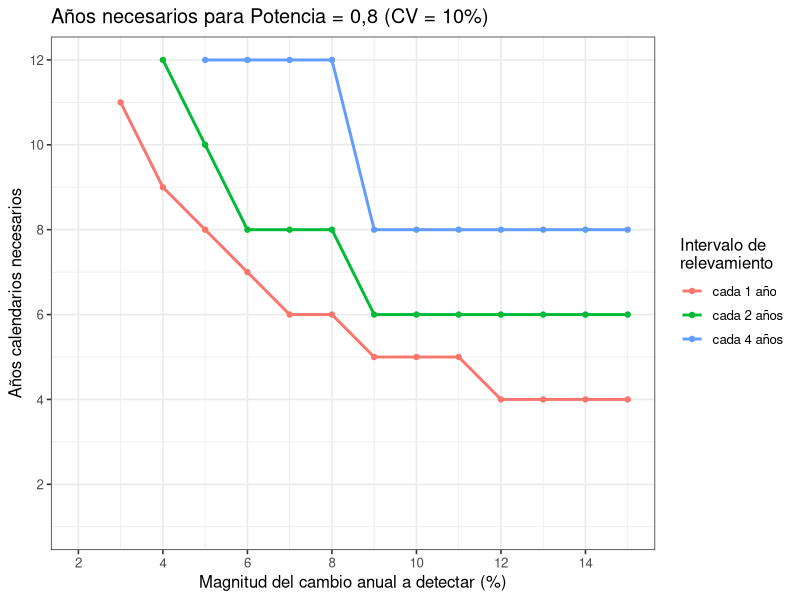
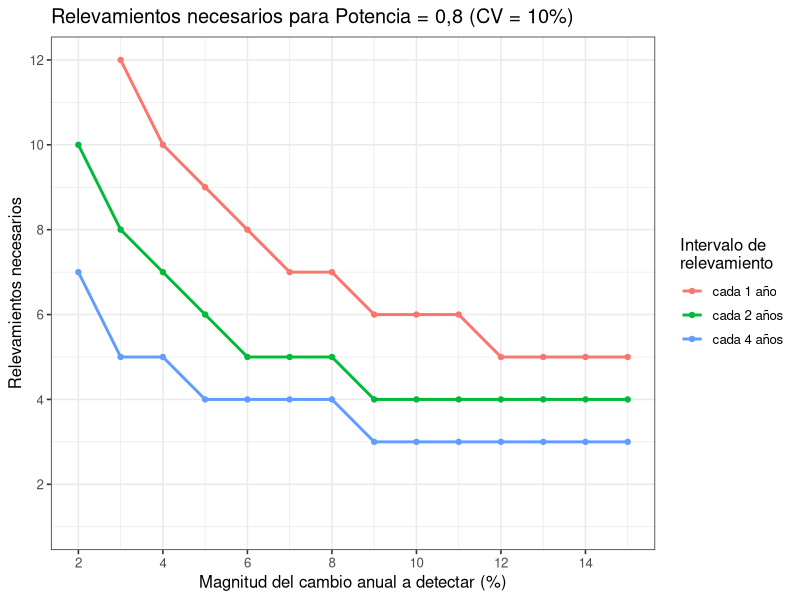
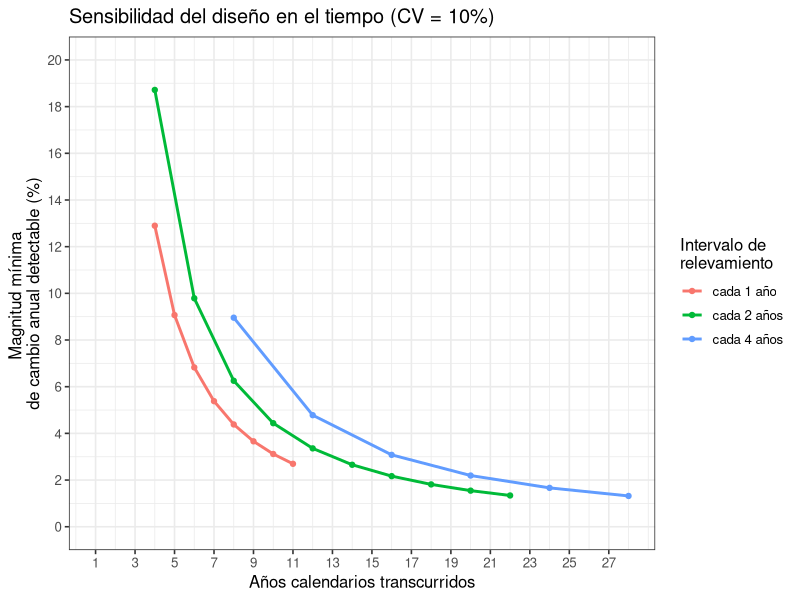
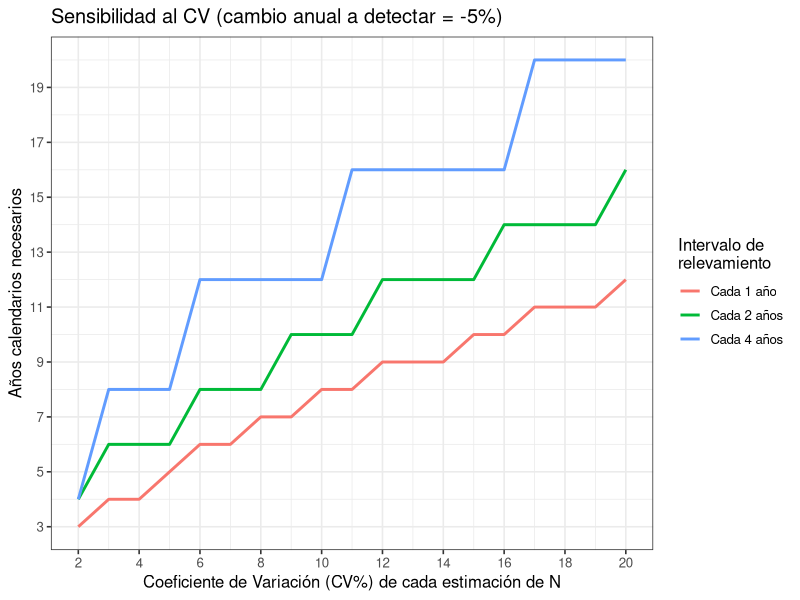
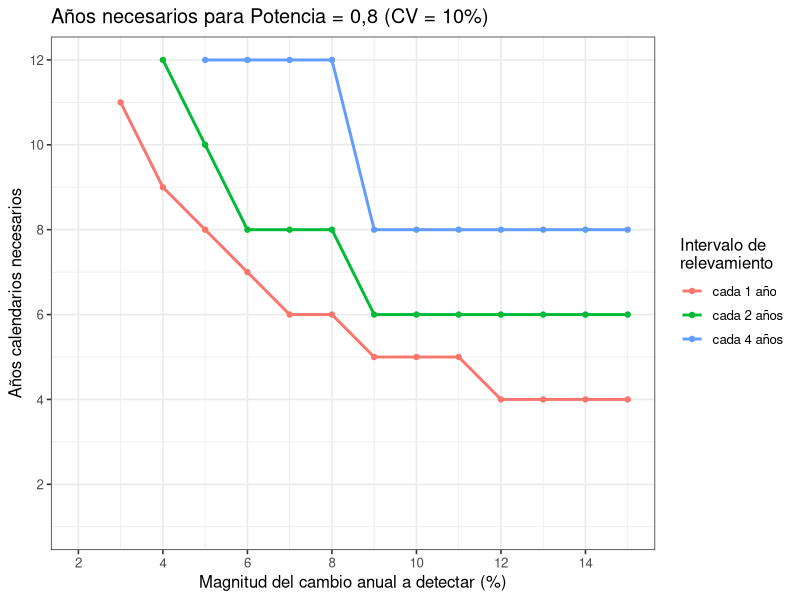
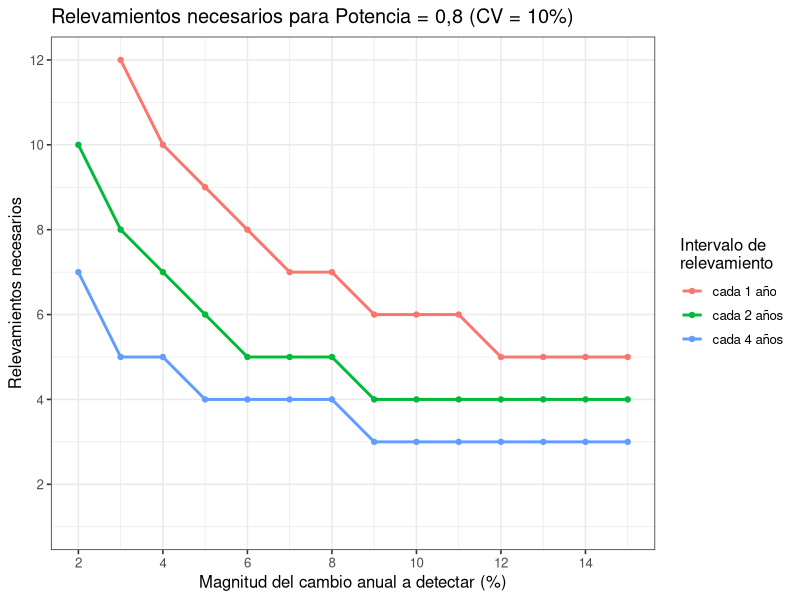
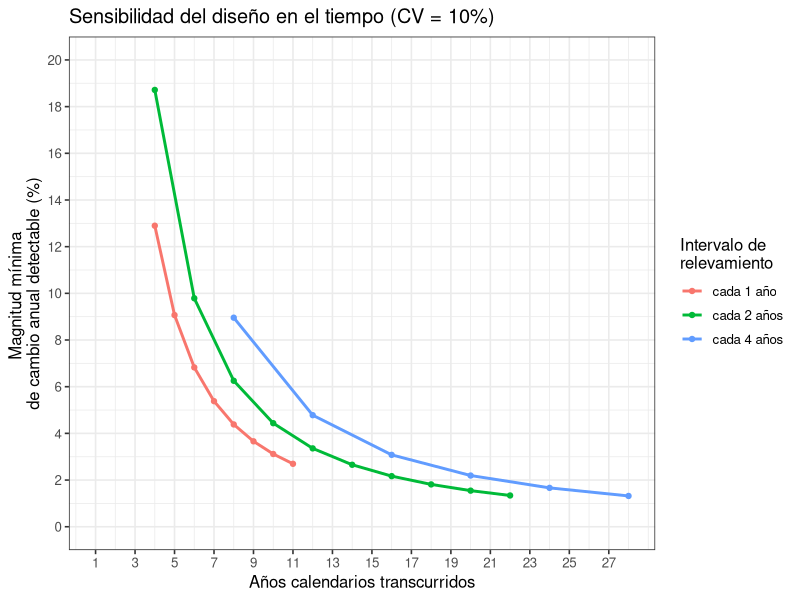
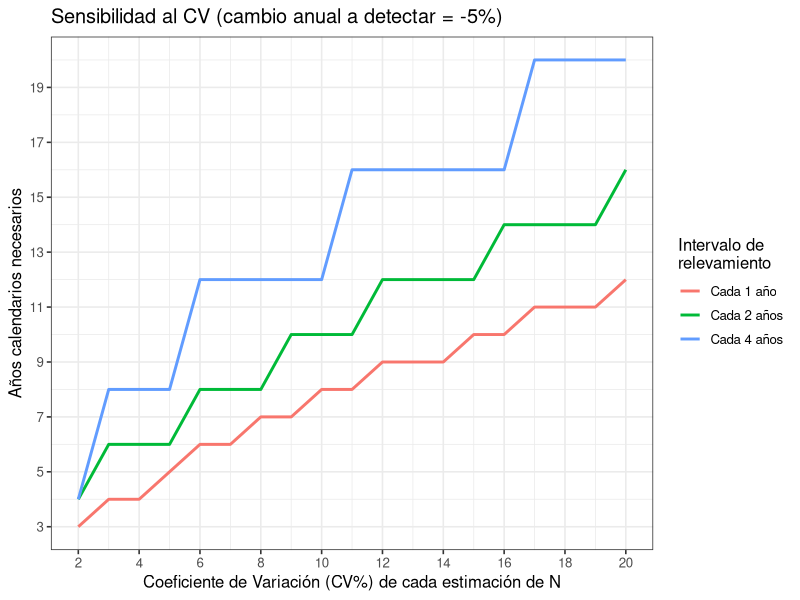

These charts were generated, in order, by the following R code:
## ---- chunk 1
knitr::opts_chunk$set(echo = TRUE, fig.width = 7, fig.height = 4.5)
## ---- chunk 2
library(tidyverse)
## ---- chunk 3
n_relevamientos_necesarios <- function(CV, lambda, alpha = 0.05, power = 0.8, tau = 4) {
  z_alpha <- qnorm(1 - alpha / 2)
  z_beta  <- qnorm(power)
  ln_lambda <- log(lambda)
  ns <- 1 + ( (12 * (z_alpha + z_beta)^2 * CV^2) / (tau^2 * ln_lambda^2) )^(1/3)
  ceiling(ns)
}

anios_calendario <- function(ns, tau = 4) {
  (ns - 1) * tau
}

magnitud_minima_detectable <- function(ns, CV, alpha = 0.05, power = 0.8, tau = 4) {
  z_alpha <- qnorm(1 - alpha / 2)
  z_beta  <- qnorm(power)
  ln_lambda_min <- sqrt(12) * (z_alpha + z_beta) * CV / (tau * (ns - 1)^1.5)
  lambda_min <- exp(ln_lambda_min)
  (lambda_min - 1) * 100
}
## ---- chunk 4
# reemplazar por el CV real de tu modelo PoissonMR (tabla_resumen_zero$N_CV)
CV_referencia <- 0.1

# los tres esquemas de intervalo a comparar
intervalos <- c(1, 2, 4)

# grilla de tasas de cambio anual a detectar (negativo = declive), en %
grilla_cambio <- seq(-2, -15, by = -1)
## ---- chunk 5
datos_anios <- expand_grid(
  tau        = intervalos,
  cambio_pct = grilla_cambio
) %>%
  mutate(
    lambda           = 1 + cambio_pct / 100,
    relevamientos    = pmap_dbl(list(CV_referencia, lambda, tau),
                                 ~ n_relevamientos_necesarios(..1, ..2, tau = ..3)),
    anios_calendario = anios_calendario(relevamientos, tau),
    tau_lab          = paste0("cada ", tau, " año", ifelse(tau == 1, "", "s"))
  )
## ---- chunk 6
ggplot(datos_anios, aes(x = abs(cambio_pct), y = anios_calendario,
                         color = tau_lab, group = tau_lab)) +
  geom_line(linewidth = 1) +
  geom_point(size = 1.5) +
  labs(
    x = "Magnitud del cambio anual a detectar (%)",
    y = "Años calendarios necesarios",
    color = "Intervalo de\nrelevamiento",
    title = paste0("Años necesarios para Potencia = 0,8 (CV = ", CV_referencia*100, "%)")
  ) +
  theme_bw(base_size = 12) +
    scale_x_continuous(breaks = seq(2, 16,by = 2)) +
  scale_y_continuous(limits = c(1, 12),
                   breaks = seq(0,12,by=2))
 

ggsave("Años vs Magnitud.png", width=15, heigh=10, units="cm")
## ---- chunk 7
ggplot(datos_anios, aes(x = abs(cambio_pct), y = relevamientos,
                         color = tau_lab, group = tau_lab)) +
  geom_line(linewidth = 1) +
  geom_point(size = 1.5) +
  labs(
    x = "Magnitud del cambio anual a detectar (%)",
    y = "Relevamientos necesarios",
    color = "Intervalo de\nrelevamiento",
    title = paste0("Relevamientos necesarios para Potencia = 0,8 (CV = ", CV_referencia*100, "%)")
  ) +
  theme_bw(base_size = 12)+
  scale_x_continuous(breaks = seq(2, 16,by = 2)) +
  scale_y_continuous(limits = c(1, 12),
                   breaks = seq(0,12,by=2))

ggsave("Relevamientos vs Cambio Porcentual.png", width=15, heigh=10, units="cm")
## ---- chunk 8
datos_magnitud <- expand_grid(
  tau           = intervalos,
  relevamientos = 2:12
) %>%
  mutate(
    anios_calendario = anios_calendario(relevamientos, tau),
    cambio_min_pct   = map2_dbl(relevamientos, tau,
                                 ~ magnitud_minima_detectable(.x, CV_referencia, tau = .y)),
    tau_lab          = paste0("cada ", tau, " año", ifelse(tau == 1, "", "s"))
  ) %>%
  filter(anios_calendario <= 30)
## ---- chunk 9
ggplot(datos_magnitud, aes(x = anios_calendario, y = cambio_min_pct,
                            color = tau_lab, group = tau_lab)) +
  geom_line(linewidth = 1) +
  geom_point(size = 1.5) +
  labs(
    x = "Años calendarios transcurridos",
    y = "Magnitud mínima \nde cambio anual detectable (%)",
    color = "Intervalo de\nrelevamiento",
    title = paste0("Sensibilidad del diseño en el tiempo (CV = ", CV_referencia*100, "%)")
  ) +
  theme_bw(base_size = 12) +
    scale_x_continuous(breaks = seq(min(datos_magnitud$anios_calendario), max(datos_magnitud$anios_calendario), by = 2)) +
scale_y_continuous(limits = c(0, 20),
                   breaks = seq(0,20,by=2))

ggsave("Magnitud vs años.png", width=15, heigh=10, units="cm")
## ---- chunk 10
cambio_fijo_pct <- -5   # tasa de cambio anual a detectar, fija en este panel

datos_cv <- expand_grid(
  tau = intervalos,
  CV  = seq(0.02, 0.20, by = 0.01)
) %>%
  mutate(
    lambda           = 1 + cambio_fijo_pct / 100,
    relevamientos    = pmap_dbl(list(CV, lambda, tau),
                                 ~ n_relevamientos_necesarios(..1, ..2, tau = ..3)),
    anios_calendario = anios_calendario(relevamientos, tau),
    tau_lab          = paste0("Cada ", tau, " año", ifelse(tau == 1, "", "s")),
    CV_por = CV*100
  ) 
## ---- chunk 11
ggplot(datos_cv, aes(x = CV_por, y = anios_calendario, color = tau_lab, group = tau_lab)) +
  geom_line(linewidth = 1) +
  labs(
    x = "Coeficiente de Variación (CV%) de cada estimación de N",
    y = "Años calendarios necesarios",
    color = "Intervalo de\nrelevamiento",
    title = paste0("Sensibilidad al CV (cambio anual a detectar = ", cambio_fijo_pct, "%)")
  ) +
  theme_bw(base_size = 12) +
  scale_x_continuous(breaks = seq(min(datos_cv$CV_por), max(datos_cv$CV_por), by = 2)) +
scale_y_continuous(breaks = seq(min(datos_cv$anios_calendario), max(datos_cv$anios_calendario), by = 2))

ggsave("Años vs CV.png", width=15, heigh=10, units="cm")

## ---- chunk 12
tabla_comparativa <- tibble(
  tau = intervalos
) %>%
  mutate(
    tau_lab          = paste0("cada ", tau, " año", ifelse(tau == 1, "", "s")),
    relevamientos    = map_dbl(tau, ~ n_relevamientos_necesarios(CV_referencia, 1 + cambio_fijo_pct / 100, tau = .x)),
    anios_calendario = anios_calendario(relevamientos, tau)
  ) %>%
  select(tau_lab, relevamientos, anios_calendario)

tabla_comparativa
